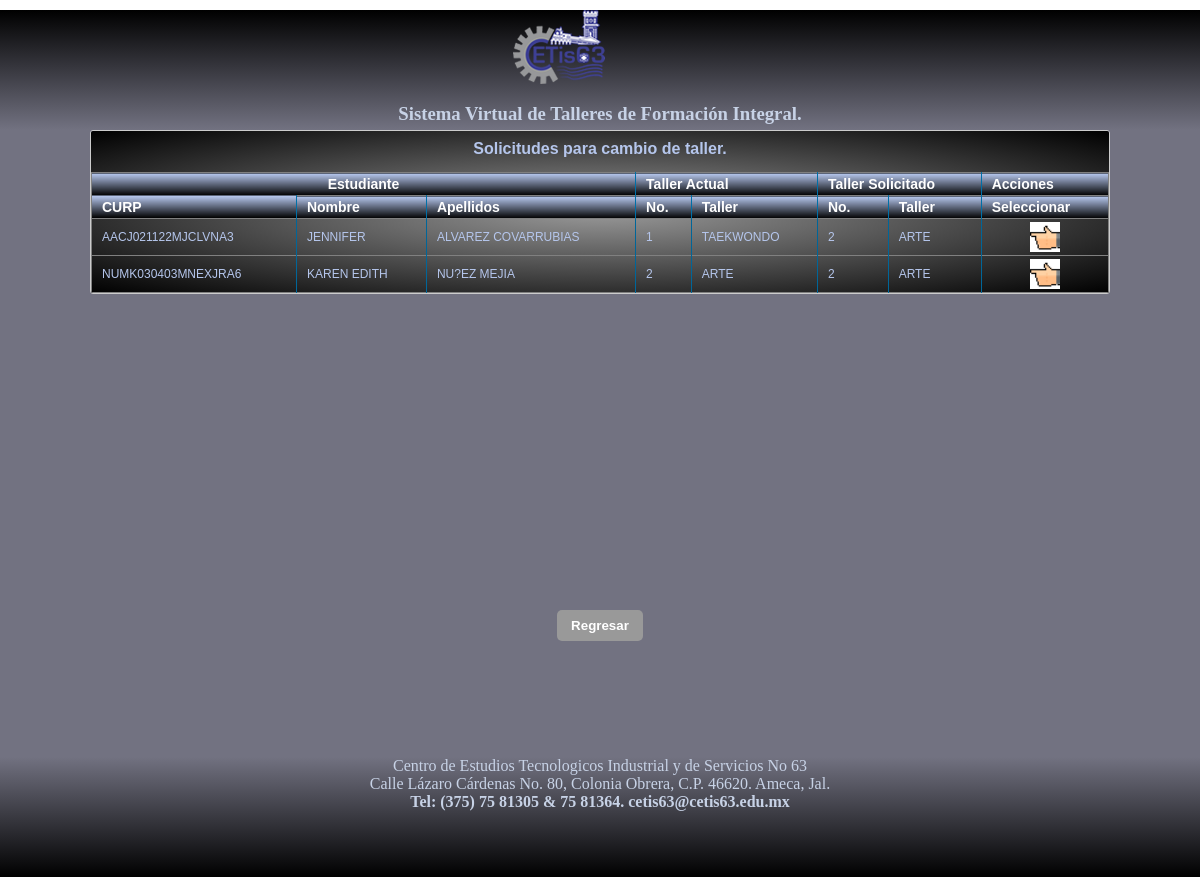
Page /listSolicitudes.php on the earlier database version.
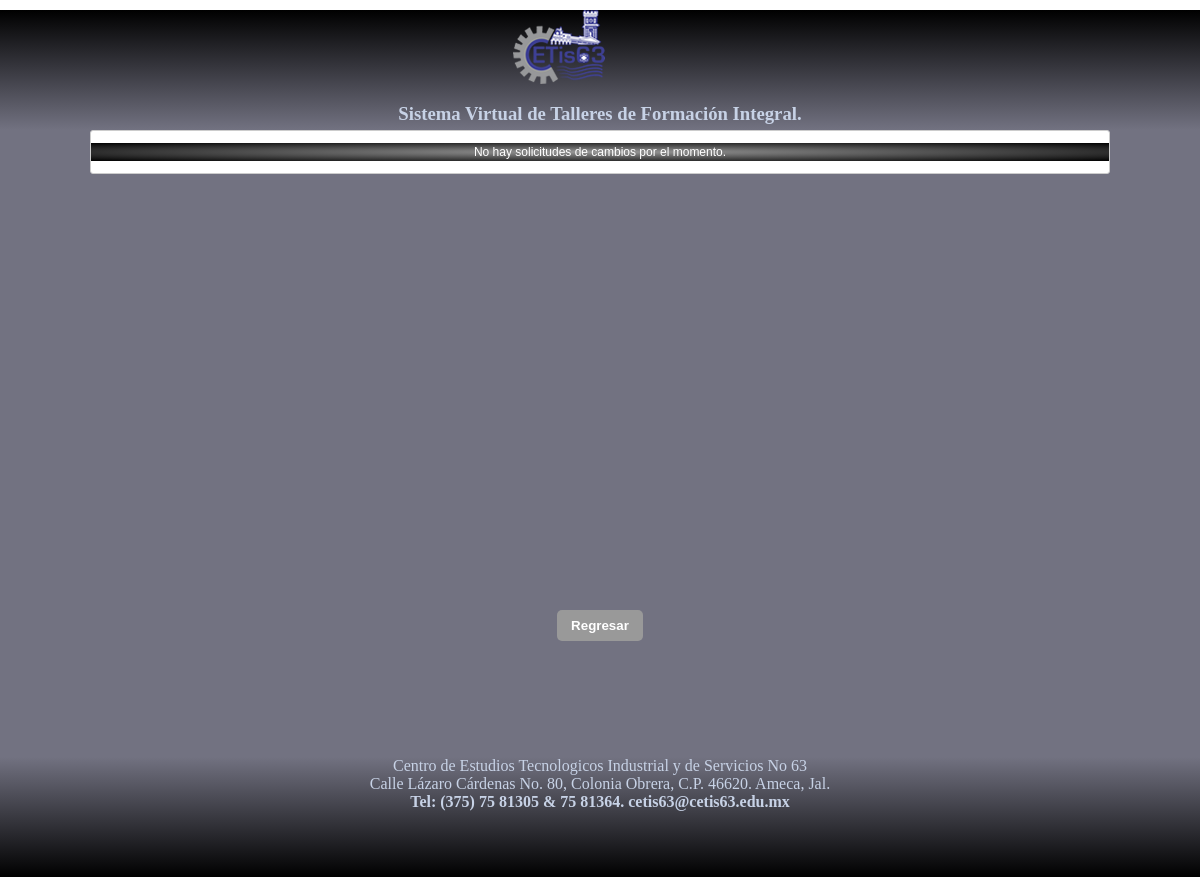
Same page on the later database version.
### tables this page shows
CREATE TABLE `estudiante` (
  `curp` varchar(20) NOT NULL,
  `nombre` varchar(20) DEFAULT NULL,
  `apellidos` varchar(30) DEFAULT NULL,
  `carrera` varchar(50) DEFAULT NULL,
  `grado` int(11) DEFAULT NULL,
  `grupo` varchar(5) DEFAULT NULL
);

CREATE TABLE `taller` (
  `id` int(11) NOT NULL,
  `nombre` varchar(20) DEFAULT NULL,
  `area` varchar(30) DEFAULT NULL,
  `horario` varchar(20) DEFAULT NULL,
  `instructor` varchar(20) DEFAULT NULL,
  `supervisor` varchar(20) DEFAULT NULL,
  `estado` varchar(20) DEFAULT NULL
);

### clases/db.php (called while the page is built)
<?php
class DB {
   private $server;
   private $host;
   private $db;
   private $user;
   private $psw;
   private $charset;
   public function __construct() {
      $this-> server  = 'mysql';
      $this-> host   = 'localhost';
      $this-> db     = 'taller';
      $this-> user   = 'root';
      $this-> psw    = '';
      $this-> charset= 'utf8mb4';
   }
   function connect() {
      try{
         $conexion = $this->server.':host='.$this->host.'; dbname='.$this->db.'; chartset='.$this->charset;
         $options = [
            PDO::ATTR_ERRMODE          => PDO::ERRMODE_EXCEPTION,
            PDO::ATTR_EMULATE_PREPARES => false,
         ];
         $pdo = new PDO($conexion, $this->user, $this->psw, $options);
         return $pdo;
      }catch(PDOException $e){
         print_r('Error de conexion: ' . $e->getMessage());
      }
   }
 }
?>

### clases/cambio.php (called while the page is built, shortened)
<?php
include_once 'db.php';
class Cambio extends DB {
	public function listar(){
		$query = $this->connect()->prepare('SELECT
	  estudiante.curp, estudiante.nombre, estudiante.apellidos,
	  tabla1.id as id1, tabla1.nombre as actual,
	  tabla2.id as id2, tabla2.nombre as elegido
  from estudiante
  inner join cambio on estudiante.curp = cambio.estudiante
  inner join taller as tabla1 on tabla1.id = cambio.taller_actual
  inner join taller as tabla2 on tabla2.id = cambio.taller_elegido WHERE cambio.estado = "Pendiente"');
		$query->execute();
		return $query->fetchAll(PDO::FETCH_ASSOC);
	}
}
?>

### listSolicitudes.php (the view, shortened to what this page needs)
<html>
    <head>
        <link rel="stylesheet" href="css/main.css"/>
        <link rel="stylesheet" href="css/forms.css">
    </head>
    <body>
<center>
    <div id="contenedor">
            <?php include_once 'modulos/mdl_header.php'; ?>
        <section style="text-align: center; margin: 0 auto; height: 60%">
            <article style="width:85%; height: 100%;text-align: center; margin: 0 auto;">
                 <div class="datagrid">
                 <form method="post" action="AprobarCambioTaller.php" name="frm_listEstudiantes" id="frm_listEstudiantes">
                     <?php
  include_once 'clases/cambio.php';
  $cam = new Cambio();
  $cambios = $cam->listar();
  if($cambios){
    echo "
    <h4>Solicitudes para cambio de taller.</h4>
      <table border='1'><thead>
      <tr>
      <th colspan='3' style='text-align:center'>Estudiante</th>
      <th colspan='2'>Taller Actual</th>
      <th colspan='2'>Taller Solicitado</th>
      <th colspan='2'>Acciones</th>
   </tr>
    <tr>
      <th>CURP</th>
      <th>Nombre</th>
      <th>Apellidos</th>
      <th>No.</th>
      <th>Taller</th>
      <th>No.</th>
      <th>Taller</th>
      <th>Seleccionar</th>
    </tr>
	  </thead>";
    foreach ($cambios as $cambio) {
      echo "<tr>
      <td>".$cambio['curp']."</td>
      <td>".$cambio['nombre']."</td>
      <td>".$cambio['apellidos']."</td>
	  <td>".$cambio['id1']."</td>
      <td>".$cambio['actual']."</td>
      <td>".$cambio['id2']."</td>
	  <td>".$cambio['elegido']."</td>
      <td style='text-align:center'><img width='30' height='30' src='imgs/elegir.png' onClick='solicitar(\"".$cambio['curp']."\");'></td>
      </tr>";
    }
    echo "</table>";
  }
  else{
    echo " <p>No hay solicitudes de cambios por el momento.</p>";
  }
?>
</div>
           </article>
        </section>
        <div id="centrado">
          <input type="button" onClick="location='menuAdmin.php'" value="Regresar" />
        </div>
        <div id="espaciador">  </div>
            <?php include_once 'modulos/mdl_footer.php'; ?>
    </div>
  </center>
    </body>
</html>

Differences in the rows shown:
removed estudiante: curp "AACJ021122MJCLVNA3", nombre "JENNIFER", apellidos "ALVAREZ COVARRUBIAS", taller.id "1", taller.nombre "TAEKWONDO", taller.id "2", taller.nombre "ARTE"
removed estudiante: curp "NUMK030403MNEXJRA6", nombre "KAREN EDITH", apellidos "NU?EZ MEJIA", taller.id "2", taller.nombre "ARTE"
Other differences:
text no longer shown: "Solicitudes para cambio de taller. Estudiante Taller Actual Taller Solicitado Acciones CURP Nombre Apellidos No. Taller No. Taller Seleccionar"
text now shown: "No hay solicitudes de cambios por el momento."
